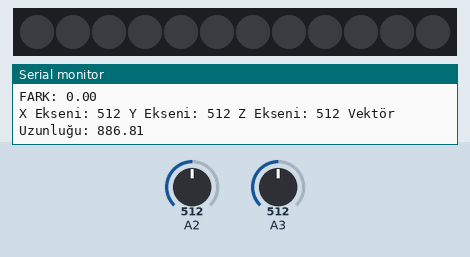
The sketch below on a simulated Arduino Uno, built with avr-gcc and run on an emulated ATmega328P. Parts: 12 RGB LEDs in strip order, left to right, the last lines printed to the serial monitor. The inputs (shaded band) are chosen by the test bench; at power-on: A2 = 512, A3 = 512. Dim RGB values are drawn brighter than linear; random numbers use the default seed unless the sketch sets one.

Above: at 1.2 s.
1.3 s: A2 set to 716
At 1.64 s:
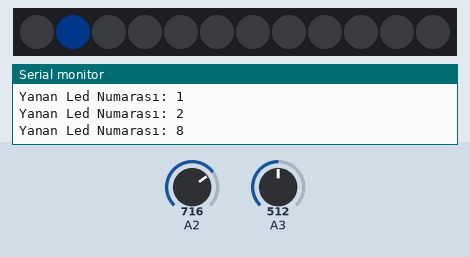
3.3 s: A3 set to 35
At 3.52 s:
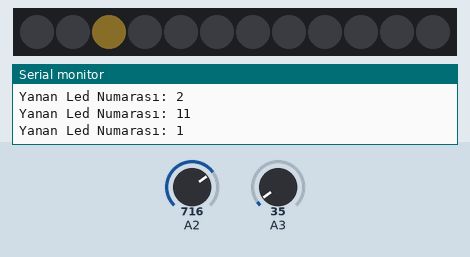
5.2 s: A2 set to 900
At 5.54 s:
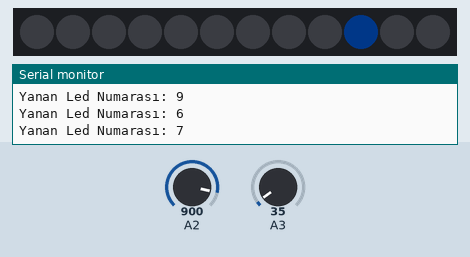
7.2 s: A3 set to 306
At 7.56 s:
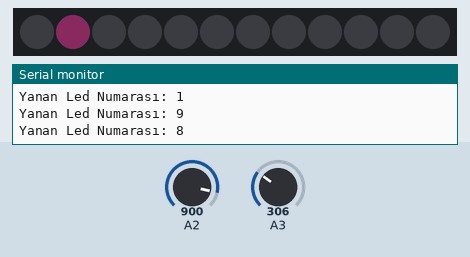
9.2 s: A2 set to 1023
11.1 s: A3 set to 122
At 11.33 s:
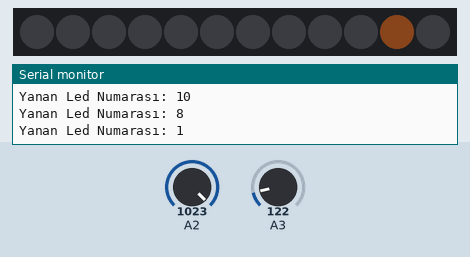
Timing chart, 0 to 13.9 s (numbered marks = the images above; inputs shaded):
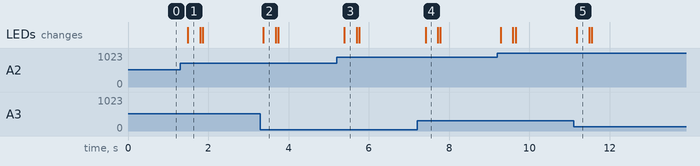

The sketch:

dance-of-leds-dress.ino
```cpp
/* Arduino Lilypad ile harekete bağlı elbise üzerindeki ledleri yakma projesi

MALZEMELER
- Arduino Lilypad Atmega32U4 Geliştirme Kartı
- LilyPad RGB - Üç Renk - LED (istenilen sayıda)
- LilyPad İvmeölçer- ADXL335

Yazar: Eren Mustafa Özdal [eren.060737@gmail.com]
Tarih: 19/04/24
Lisans: (MIT Lisansı) - Bu kodu kullanmaktan ve bakımını yapmaktan çekinmeyin.
Eğer duygularınızı içtenlikle ifade ederseniz minnettar olurum.
*/

#include <math.h>  // Karekök fonksiyonu için
#include <Adafruit_NeoPixel.h>

#define X_PIN 2  // İvmeölçerin X ekseni Arduino üzerindeki anolog pin 2'dir
#define Y_PIN 3  // İvmeölçerin Y ekseni Arduino üzerindeki anolog pin 3'tür
#define Z_PIN 3  // İvmeölçerin Z ekseni Arduino üzerindeki anolog pin 4'tür

// Parıltıları ayarlamak için bu sayı ile oynayın
// daha düşük sayı = daha hassas
#define MOVE_THRESHOLD 45

#define LED_COUNT 12  // led sayısı
#define LED_PIN 2    // ledlere verinin aktarılacağı dijital pin  numarası

// Burası görünecek favori renklerinizi koyabileceğiniz yer!
// sadece yeni {nnn, nnn, nnn}, çizgileri ekleyin. Rastgele seçilecekler
uint8_t myFavoriteColors[][3] = {
  // R   G   B
  { 255, 49, 49 },    // parlak kırmızı
  { 255, 102, 196 },  // pembe
  { 140, 82, 255 },   // mor
  { 93, 226, 231 },   // turkuaz
  { 0, 128, 255 },    // mavi
  { 0, 191, 99 },     // yeşil
  { 255, 222, 89 },   // sarı
  { 255, 145, 77 },   // turuncu
  { 255, 255, 255 },  // beyaz
};

// favori renklerin sayısını belirleyelim
#define FAVCOLORS sizeof(myFavoriteColors) / 3

// Parametre 1 = şeritteki piksel led sayısı
// Parametre 2 = pin numarası (çoğu geçerlidir)
// Parametre 3 = piksel tipi bayrakları, gerektiği gibi toplayın:
// NEO_RGB Pikseller RGB bit akışı için kablolanmıştır
// NEO_GRB Pikseller GRB bit akışı için kablolanmıştır
// NEO_KHZ400 400 KHz bit akışı (örn. FLORA pikselleri)
// NEO_KHZ800 800 KHz bit akışı (örn. Yüksek Yoğunluklu LED şerit)
Adafruit_NeoPixel strip = Adafruit_NeoPixel(LED_COUNT, LED_PIN, NEO_GRB + NEO_KHZ800);

void setup() {
  pinMode(X_PIN, INPUT);  // `X_PIN` ile belirlenen analog pin X ekseni için giriş olarak ayarlanır.
  pinMode(Y_PIN, INPUT);  // `Y_PIN` ile belirlenen analog pin Y ekseni için giriş olarak ayarlanır.
  pinMode(Z_PIN, INPUT);  // `Z_PIN` ile belirlenen analog pin Z ekseni için giriş olarak ayarlanır.

  Serial.begin(9600);  // 9600 seri port (boud rate) ile Arduino’nun haberleşmesi başlatılıyor

  strip.begin();            // NeoPixel şerit nesnesini başlatalım (GEREKLİ)
  strip.show();             // Tüm pikselleri en kısa sürede KAPATALIM
  strip.setBrightness(50);  // PARLAKLIĞI ayarlayalım (maks = 255)
}

void loop() {

  // vektör uzunluğunu al
  double storedVector = calculateVector(X_PIN, Y_PIN, Z_PIN);

  // Biraz bekleyelim
  delay(100);

  // yeni vektör uzunluğunu al
  double newVector = calculateVector(X_PIN, Y_PIN, Z_PIN);

  // HAREKET EDİLMİŞ Mİ?
  // `newVector` ve `storedVector` değişkenleri arasındaki farkın,
  // MOVE_THRESHOLD adlı sabitten büyük olup olmadığını kontrol edelim
  // İki vektör arasındaki fark hesaplanır
  double diff = abs(newVector - storedVector);
  Serial.println("FARK: " + String(diff));
  if (diff > MOVE_THRESHOLD) {
    Serial.println("Hareket edildi!");
    flashRandom(5, 1);
    flashRandom(5, 3);
    flashRandom(5, 2);
  }
}

/*
X, Y, Z eksen değerlerini alır ve üç eksenli vektör büyüklüğünü hesaplayıp döndürür
Kaynak: http://en.wikipedia.org/wiki/Euclidean_vector#Length
*/
double calculateVector(int xpin, int ypin, int zpin) {
  /* Sensör eksen değerleri alınır */
  int x = analogRead(xpin);
  int y = analogRead(ypin);
  int z = analogRead(zpin);

  Serial.print("X Ekseni: " + String(x) + " ");
  Serial.print("Y Ekseni: " + String(y) + " ");
  Serial.print("Z Ekseni: " + String(z) + " ");

  double vectorLength = pow(x, 2) + pow(y, 2) + pow(z, 2);
  vectorLength = sqrt(vectorLength);
  Serial.println("Vektör Uzunluğu: " + String(vectorLength));

  return vectorLength;
}

void flashRandom(int wait, uint8_t howmany) {
  // 'wait' parametresi: Her bir adımda ne kadar beklenmesi gerektiğini belirtir (milisaniye cinsinden)
  // 'howmany' parametresi: Aynı anda yanacak LED sayısını belirtir

  for (uint16_t i = 0; i < howmany; i++) {
    // Belirtilen sayıda LED için döngü başlatılır

    // Rastgele bir favori renk seçilir
    int c = random(FAVCOLORS);
    int red = myFavoriteColors[c][0];
    int green = myFavoriteColors[c][1];
    int blue = myFavoriteColors[c][2];

    // Favori renkten rastgele bir piksel seçilir
    int j = random(strip.numPixels());
    // Seçilen piksel seri porta yazdırılır (gerekirse hata ayıklama için)
    Serial.print("Yanan Led Numarası: ");
    Serial.println(j);

    // Seçilen pikselin belirli bir sürede belirtilen renge 'fade in' (belirginleştirme) işlemi yapılır
    for (int x = 0; x < 5; x++) {
      int r = red * (x + 1);
      r /= 5;
      int g = green * (x + 1);
      g /= 5;
      int b = blue * (x + 1);
      b /= 5;

      strip.setPixelColor(j, strip.Color(r, g, b));  // Seçilen pikselin rengi ayarlanır
      strip.show();                                  // Ayarlanan rengi LED'lere gönderir
      delay(wait);                                   // Belirtilen süre boyunca bekler
    }

    // Seçilen pikselin belirli bir sürede belirtilen renge 'fade out' (karanlıklaştırma) işlemi yapılır
    for (int x = 5; x >= 0; x--) {
      int r = red * x;
      r /= 5;
      int g = green * x;
      g /= 5;
      int b = blue * x;
      b /= 5;

      strip.setPixelColor(j, strip.Color(r, g, b));  // Seçilen pikselin rengi ayarlanır
      strip.show();                                  // Ayarlanan rengi LED'lere gönderir
      delay(wait);                                   // Belirtilen süre boyunca bekler
    }
  }
  // İşlem tamamlandığında LED'ler kapalı olur (0'a karartılır)
}
```

Measured:
- after the input at 1.3 s, the LEDs: change after 0.19 s (image 1)
- after the input at 3.3 s, the LEDs: change after 0.07 s (image 2)
- after the input at 5.2 s, the LEDs: change after 0.19 s (image 3)
- after the input at 7.2 s, the LEDs: change after 0.21 s (image 4)
- after the input at 11.1 s, the LEDs: change after 0.08 s (image 5)
